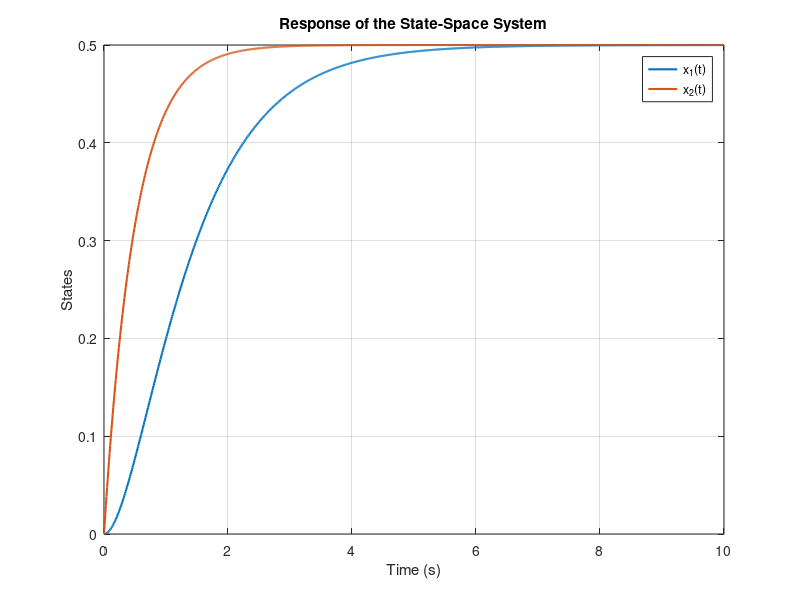

MATLAB code to generate this figure:
clc;
clear;
close all;

A = [-1 1; 0 -2];

B = [0;1];

C = eye(2);
D = [0;0];

sys = ss(A,B,C,D);

t = 0:0.01:10;
u = ones(size(t));       % Unit-step input

x0 = [0; 0];             % Initial condition

[y,t,x] = lsim(sys,u,t,x0);

plot(t,x(:,1),'LineWidth',1.5);
hold on;
plot(t,x(:,2),'LineWidth',1.5);

grid on;
xlabel('Time (s)');
ylabel('States');
legend('x_1(t)','x_2(t)');
title('Response of the State-Space System');
